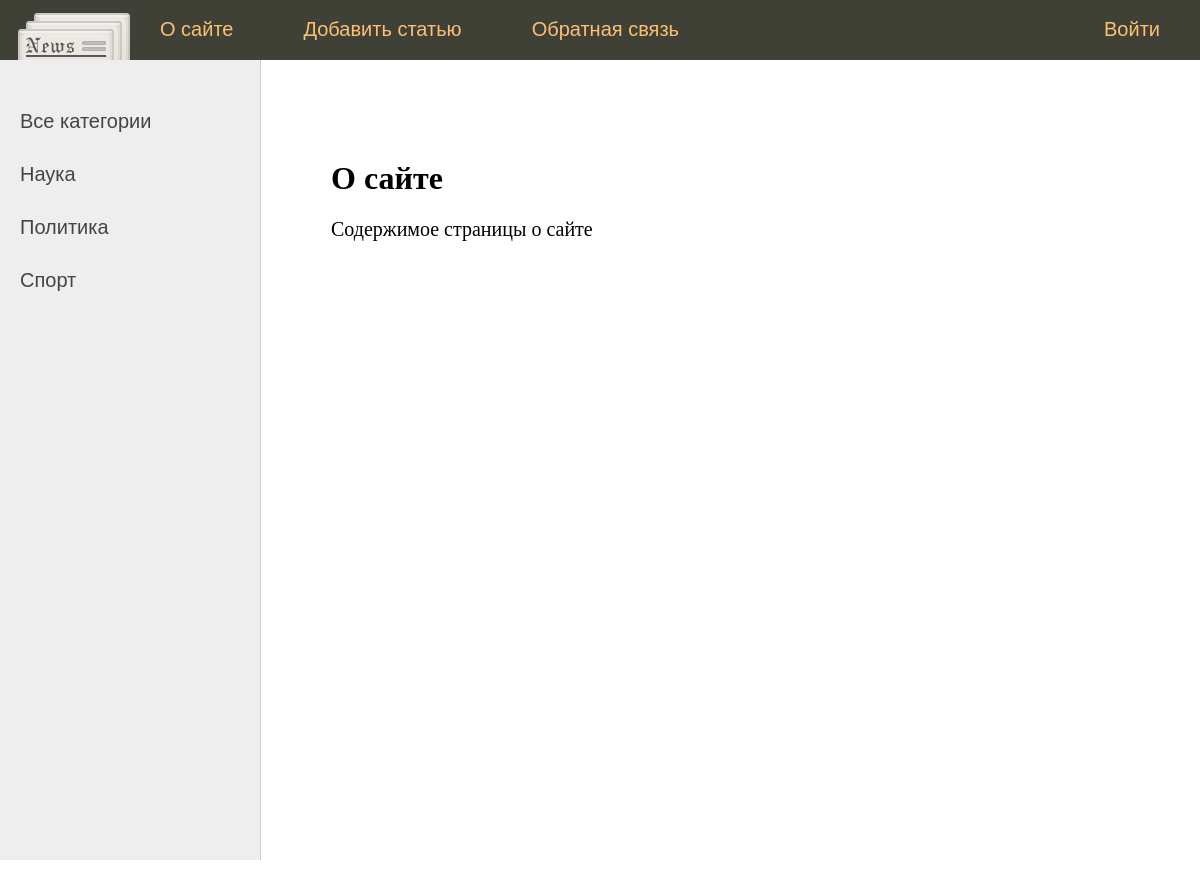
The page /about/ on the database its author committed.
### news_portal/models.py (models this page shows)
class Category(models.Model):
	name = models.CharField(max_length=100, db_index=True, verbose_name='Категория')
	slug = models.SlugField(max_length=255, unique=True, db_index=True, verbose_name='URL')
	def __str__(self):
		return self.name
	def get_absolute_url(self):
		return reverse('category', kwargs={'cat_slug': self.slug})
	class Meta:
		verbose_name = 'Категорию'
		verbose_name_plural = 'Категории'
		ordering = ['id']

### news_portal/views.py (the view)
# urls.py: path('about/', about, name='about'),
def about(request):
	return render(request, 'news_portal/about.html', {'menu': menu, 'title': 'О сайте'})

### news_portal/templatetags/news_tags.py (called while the page is built)
@register.simple_tag(name='getcats')
def get_categories(filter=None):
	if not filter:  # если фильтр имеет значение None
		return Category.objects.all()  # обращение к базе данных и выборка из таблицы Category всех записей
	else:
		return Category.objects.filter(pk=filter)  # иначе выбираем записи по главному ключу которые соответствуют

@register.inclusion_tag('news_portal/list_categories.html')
def show_categories(sort=None, cat_selected=0):
	if not sort:  # если сортировка не определена
		cats = Category.objects.all()  # выводим все категории
	else:
		cats = Category.objects.order_by(sort)  # иначе делаем сортировку по указанному значению sort
	return {'cats': cats, 'cat_selected': cat_selected}  # второй параметр передаем шаблону list_categories.html

### news_portal/templates/news_portal/about.html
{% extends 'news_portal/base.html' %}
{% block content %}
<h1>{{title}}</h1>
<p>Содержимое страницы о сайте
{% endblock %}

### news_portal/templates/news_portal/list_categories.html
{% for c in cats %}
	{% if c.pk == cat_selected %}
		<li class="selected">{{ c.name }}</li>
	{% else %}
		<li><a href="{{ c.get_absolute_url }}">{{ c.name }}</a></li>
	{% endif %}
{% endfor %}

### news_portal/static/news_portal/css/styles.css (style rules this page uses)
html, body { font-family: 'Arial'; margin: 0; padding: 0; height: 100%; width: 100%; color: #444; }
a { color: #0059b2; text-decoration: none; }
.left-chapters ul li { margin: 30px 0 0 0; color: #999; }
.left-chapters ul li a { color: #444; text-decoration: none; }
.content-text h1 { font-size: 32px; }

### rows shown on the page
Category: name "Наука"
Category: name "Политика"
Category: name "Спорт"

### other values the page prints
{{ m.title }} "О сайте" "Добавить статью" "Обратная связь"
{{ m.title }} "Войти"
{{ title }} "О сайте"
